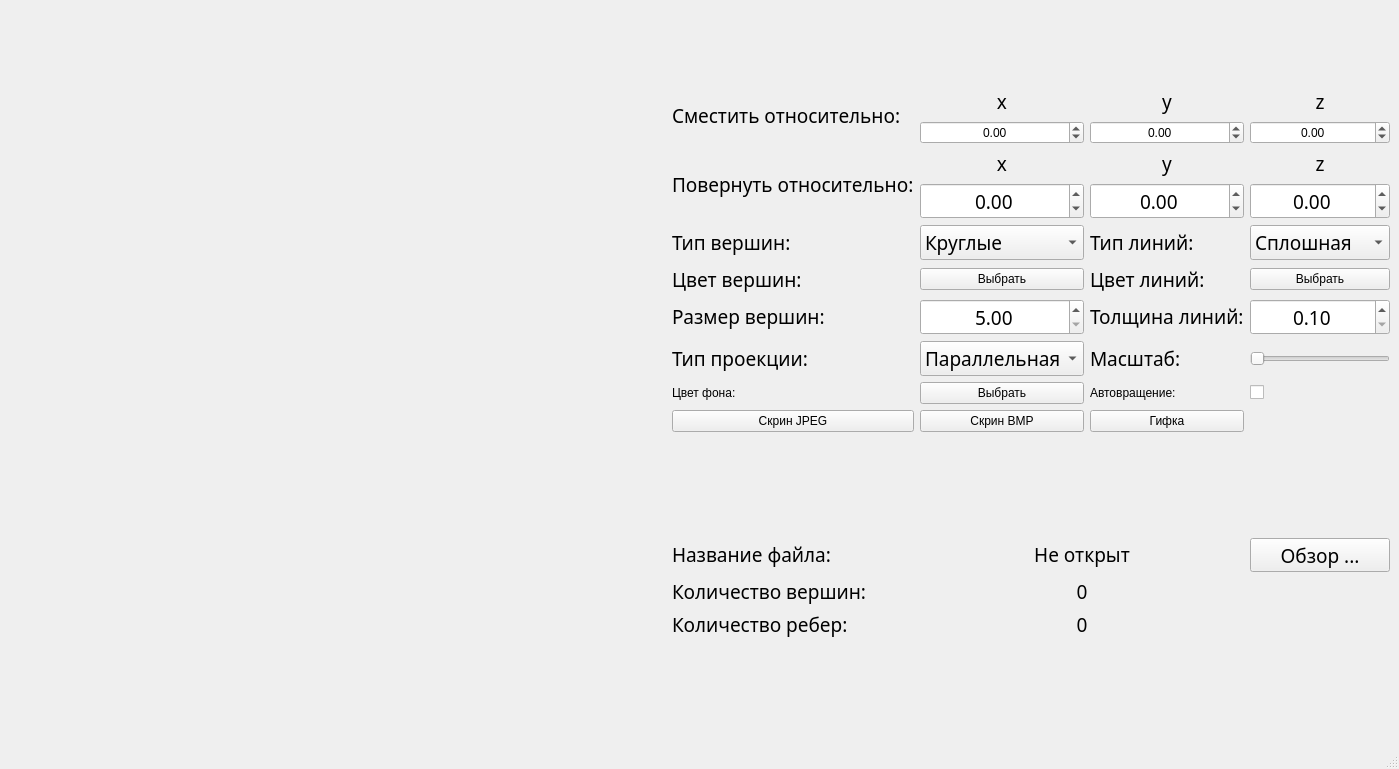
<?xml version="1.0" encoding="UTF-8"?>
<ui version="4.0">
 <class>MainWindow</class>
 <widget class="QMainWindow" name="MainWindow">
  <property name="geometry">
   <rect>
    <x>0</x>
    <y>0</y>
    <width>1399</width>
    <height>769</height>
   </rect>
  </property>
  <property name="minimumSize">
   <size>
    <width>1300</width>
    <height>700</height>
   </size>
  </property>
  <property name="windowTitle">
   <string>MainWindow</string>
  </property>
  <widget class="QWidget" name="centralwidget">
   <layout class="QHBoxLayout" name="horizontalLayout">
    <item>
     <widget class="OPGWidget" name="widget" native="true">
      <property name="sizePolicy">
       <sizepolicy hsizetype="MinimumExpanding" vsizetype="Preferred">
        <horstretch>0</horstretch>
        <verstretch>0</verstretch>
       </sizepolicy>
      </property>
      <property name="minimumSize">
       <size>
        <width>600</width>
        <height>600</height>
       </size>
      </property>
     </widget>
    </item>
    <item>
     <spacer name="horizontalSpacer">
      <property name="orientation">
       <enum>Qt::Horizontal</enum>
      </property>
      <property name="sizeType">
       <enum>QSizePolicy::Fixed</enum>
      </property>
      <property name="sizeHint" stdset="0">
       <size>
        <width>5</width>
        <height>23</height>
       </size>
      </property>
     </spacer>
    </item>
    <item>
     <layout class="QGridLayout" name="gridLayout_6" columnstretch="0,0,0,0">
      <property name="leftMargin">
       <number>0</number>
      </property>
      <property name="rightMargin">
       <number>0</number>
      </property>
      <item row="8" column="1">
       <widget class="QComboBox" name="boxProjection">
        <property name="sizePolicy">
         <sizepolicy hsizetype="Minimum" vsizetype="Fixed">
          <horstretch>0</horstretch>
          <verstretch>0</verstretch>
         </sizepolicy>
        </property>
        <property name="font">
         <font>
          <family>PT Sans</family>
          <pointsize>14</pointsize>
         </font>
        </property>
        <property name="currentIndex">
         <number>0</number>
        </property>
        <property name="maxVisibleItems">
         <number>3</number>
        </property>
        <property name="maxCount">
         <number>3</number>
        </property>
        <item>
         <property name="text">
          <string>Параллельная</string>
         </property>
        </item>
        <item>
         <property name="text">
          <string>Центральная</string>
         </property>
        </item>
       </widget>
      </item>
      <item row="6" column="2">
       <widget class="QLabel" name="label_24">
        <property name="sizePolicy">
         <sizepolicy hsizetype="Minimum" vsizetype="Fixed">
          <horstretch>0</horstretch>
          <verstretch>0</verstretch>
         </sizepolicy>
        </property>
        <property name="font">
         <font>
          <family>PT Sans</family>
          <pointsize>14</pointsize>
         </font>
        </property>
        <property name="text">
         <string>Цвет линий:</string>
        </property>
       </widget>
      </item>
      <item row="14" column="0">
       <widget class="QLabel" name="label_15">
        <property name="sizePolicy">
         <sizepolicy hsizetype="Minimum" vsizetype="Fixed">
          <horstretch>0</horstretch>
          <verstretch>0</verstretch>
         </sizepolicy>
        </property>
        <property name="font">
         <font>
          <family>PT Sans</family>
          <pointsize>14</pointsize>
         </font>
        </property>
        <property name="text">
         <string>Количество ребер:</string>
        </property>
        <property name="alignment">
         <set>Qt::AlignLeading|Qt::AlignLeft|Qt::AlignVCenter</set>
        </property>
       </widget>
      </item>
      <item row="6" column="0">
       <widget class="QLabel" name="label_21">
        <property name="sizePolicy">
         <sizepolicy hsizetype="Minimum" vsizetype="Fixed">
          <horstretch>0</horstretch>
          <verstretch>0</verstretch>
         </sizepolicy>
        </property>
        <property name="font">
         <font>
          <family>PT Sans</family>
          <pointsize>14</pointsize>
         </font>
        </property>
        <property name="text">
         <string>Цвет вершин:</string>
        </property>
       </widget>
      </item>
      <item row="10" column="0">
       <widget class="QPushButton" name="saveJPEG">
        <property name="text">
         <string>Скрин JPEG</string>
        </property>
       </widget>
      </item>
      <item row="9" column="0">
       <widget class="QLabel" name="label_11">
        <property name="sizePolicy">
         <sizepolicy hsizetype="Minimum" vsizetype="Fixed">
          <horstretch>0</horstretch>
          <verstretch>0</verstretch>
         </sizepolicy>
        </property>
        <property name="text">
         <string>Цвет фона:</string>
        </property>
       </widget>
      </item>
      <item row="9" column="2">
       <widget class="QLabel" name="label_13">
        <property name="sizePolicy">
         <sizepolicy hsizetype="Minimum" vsizetype="Fixed">
          <horstretch>0</horstretch>
          <verstretch>0</verstretch>
         </sizepolicy>
        </property>
        <property name="text">
         <string>Автовращение:</string>
        </property>
       </widget>
      </item>
      <item row="6" column="1">
       <widget class="QPushButton" name="vertexColor">
        <property name="text">
         <string>Выбрать</string>
        </property>
       </widget>
      </item>
      <item row="4" column="2">
       <widget class="QDoubleSpinBox" name="spinRotY">
        <property name="sizePolicy">
         <sizepolicy hsizetype="Minimum" vsizetype="Fixed">
          <horstretch>0</horstretch>
          <verstretch>0</verstretch>
         </sizepolicy>
        </property>
        <property name="font">
         <font>
          <family>PT Sans</family>
          <pointsize>14</pointsize>
         </font>
        </property>
        <property name="alignment">
         <set>Qt::AlignCenter</set>
        </property>
        <property name="minimum">
         <double>-1000.000000000000000</double>
        </property>
        <property name="maximum">
         <double>1000.000000000000000</double>
        </property>
        <property name="singleStep">
         <double>10.000000000000000</double>
        </property>
       </widget>
      </item>
      <item row="0" column="1">
       <spacer name="verticalSpacer">
        <property name="orientation">
         <enum>Qt::Vertical</enum>
        </property>
        <property name="sizeType">
         <enum>QSizePolicy::Maximum</enum>
        </property>
        <property name="sizeHint" stdset="0">
         <size>
          <width>10</width>
          <height>100</height>
         </size>
        </property>
       </spacer>
      </item>
      <item row="2" column="3">
       <widget class="QDoubleSpinBox" name="spinMoveZ">
        <property name="alignment">
         <set>Qt::AlignCenter</set>
        </property>
        <property name="minimum">
         <double>-100.000000000000000</double>
        </property>
        <property name="maximum">
         <double>100.000000000000000</double>
        </property>
        <property name="singleStep">
         <double>0.100000000000000</double>
        </property>
       </widget>
      </item>
      <item row="5" column="2">
       <widget class="QLabel" name="label_20">
        <property name="sizePolicy">
         <sizepolicy hsizetype="Minimum" vsizetype="Fixed">
          <horstretch>0</horstretch>
          <verstretch>0</verstretch>
         </sizepolicy>
        </property>
        <property name="font">
         <font>
          <family>PT Sans</family>
          <pointsize>14</pointsize>
         </font>
        </property>
        <property name="text">
         <string>Тип линий:</string>
        </property>
       </widget>
      </item>
      <item row="15" column="2">
       <spacer name="verticalSpacer_2">
        <property name="orientation">
         <enum>Qt::Vertical</enum>
        </property>
        <property name="sizeType">
         <enum>QSizePolicy::Fixed</enum>
        </property>
        <property name="sizeHint" stdset="0">
         <size>
          <width>20</width>
          <height>100</height>
         </size>
        </property>
       </spacer>
      </item>
      <item row="8" column="3">
       <widget class="QSlider" name="sliderZoom">
        <property name="sizePolicy">
         <sizepolicy hsizetype="Minimum" vsizetype="Fixed">
          <horstretch>0</horstretch>
          <verstretch>0</verstretch>
         </sizepolicy>
        </property>
        <property name="minimum">
         <number>3</number>
        </property>
        <property name="maximum">
         <number>40</number>
        </property>
        <property name="pageStep">
         <number>1000</number>
        </property>
        <property name="orientation">
         <enum>Qt::Horizontal</enum>
        </property>
       </widget>
      </item>
      <item row="9" column="1">
       <widget class="QPushButton" name="bgColor">
        <property name="text">
         <string>Выбрать</string>
        </property>
       </widget>
      </item>
      <item row="3" column="0" rowspan="2">
       <widget class="QLabel" name="label_6">
        <property name="sizePolicy">
         <sizepolicy hsizetype="Minimum" vsizetype="Fixed">
          <horstretch>0</horstretch>
          <verstretch>0</verstretch>
         </sizepolicy>
        </property>
        <property name="font">
         <font>
          <family>PT Sans</family>
          <pointsize>14</pointsize>
         </font>
        </property>
        <property name="text">
         <string>Повернуть относительно:</string>
        </property>
        <property name="alignment">
         <set>Qt::AlignLeading|Qt::AlignLeft|Qt::AlignVCenter</set>
        </property>
       </widget>
      </item>
      <item row="4" column="1">
       <widget class="QDoubleSpinBox" name="spinRotX">
        <property name="sizePolicy">
         <sizepolicy hsizetype="Minimum" vsizetype="Fixed">
          <horstretch>0</horstretch>
          <verstretch>0</verstretch>
         </sizepolicy>
        </property>
        <property name="font">
         <font>
          <family>PT Sans</family>
          <pointsize>14</pointsize>
         </font>
        </property>
        <property name="alignment">
         <set>Qt::AlignCenter</set>
        </property>
        <property name="minimum">
         <double>-1000.000000000000000</double>
        </property>
        <property name="maximum">
         <double>1000.000000000000000</double>
        </property>
        <property name="singleStep">
         <double>10.000000000000000</double>
        </property>
       </widget>
      </item>
      <item row="5" column="3">
       <widget class="QComboBox" name="boxFacets">
        <property name="sizePolicy">
         <sizepolicy hsizetype="Minimum" vsizetype="Fixed">
          <horstretch>0</horstretch>
          <verstretch>0</verstretch>
         </sizepolicy>
        </property>
        <property name="font">
         <font>
          <family>PT Sans</family>
          <pointsize>14</pointsize>
         </font>
        </property>
        <property name="currentIndex">
         <number>0</number>
        </property>
        <property name="maxVisibleItems">
         <number>3</number>
        </property>
        <property name="maxCount">
         <number>3</number>
        </property>
        <item>
         <property name="text">
          <string>Сплошная</string>
         </property>
        </item>
        <item>
         <property name="text">
          <string>Пунктирная</string>
         </property>
        </item>
       </widget>
      </item>
      <item row="5" column="0">
       <widget class="QLabel" name="label_23">
        <property name="sizePolicy">
         <sizepolicy hsizetype="Minimum" vsizetype="Fixed">
          <horstretch>0</horstretch>
          <verstretch>0</verstretch>
         </sizepolicy>
        </property>
        <property name="font">
         <font>
          <family>PT Sans</family>
          <pointsize>14</pointsize>
         </font>
        </property>
        <property name="text">
         <string>Тип вершин:</string>
        </property>
       </widget>
      </item>
      <item row="5" column="1">
       <widget class="QComboBox" name="boxVertex">
        <property name="sizePolicy">
         <sizepolicy hsizetype="Minimum" vsizetype="Fixed">
          <horstretch>0</horstretch>
          <verstretch>0</verstretch>
         </sizepolicy>
        </property>
        <property name="font">
         <font>
          <family>PT Sans</family>
          <pointsize>14</pointsize>
         </font>
        </property>
        <property name="currentIndex">
         <number>2</number>
        </property>
        <property name="maxVisibleItems">
         <number>3</number>
        </property>
        <property name="maxCount">
         <number>3</number>
        </property>
        <item>
         <property name="text">
          <string>Без точек</string>
         </property>
        </item>
        <item>
         <property name="text">
          <string>Квадратные</string>
         </property>
        </item>
        <item>
         <property name="text">
          <string>Круглые</string>
         </property>
        </item>
       </widget>
      </item>
      <item row="3" column="2">
       <widget class="QLabel" name="label_8">
        <property name="sizePolicy">
         <sizepolicy hsizetype="Minimum" vsizetype="Fixed">
          <horstretch>0</horstretch>
          <verstretch>0</verstretch>
         </sizepolicy>
        </property>
        <property name="font">
         <font>
          <family>PT Sans</family>
          <pointsize>14</pointsize>
         </font>
        </property>
        <property name="text">
         <string>y</string>
        </property>
        <property name="alignment">
         <set>Qt::AlignCenter</set>
        </property>
       </widget>
      </item>
      <item row="1" column="3">
       <widget class="QLabel" name="label_5">
        <property name="sizePolicy">
         <sizepolicy hsizetype="Minimum" vsizetype="Fixed">
          <horstretch>0</horstretch>
          <verstretch>0</verstretch>
         </sizepolicy>
        </property>
        <property name="font">
         <font>
          <family>PT Sans</family>
          <pointsize>14</pointsize>
         </font>
        </property>
        <property name="layoutDirection">
         <enum>Qt::RightToLeft</enum>
        </property>
        <property name="text">
         <string>z</string>
        </property>
        <property name="alignment">
         <set>Qt::AlignCenter</set>
        </property>
       </widget>
      </item>
      <item row="7" column="1">
       <widget class="QDoubleSpinBox" name="spinDotSize">
        <property name="font">
         <font>
          <family>PT Sans</family>
          <pointsize>14</pointsize>
         </font>
        </property>
        <property name="alignment">
         <set>Qt::AlignCenter</set>
        </property>
        <property name="minimum">
         <double>5.000000000000000</double>
        </property>
        <property name="singleStep">
         <double>0.500000000000000</double>
        </property>
       </widget>
      </item>
      <item row="10" column="1">
       <widget class="QPushButton" name="saveBMP">
        <property name="text">
         <string>Скрин BMP</string>
        </property>
       </widget>
      </item>
      <item row="7" column="0">
       <widget class="QLabel" name="label_25">
        <property name="sizePolicy">
         <sizepolicy hsizetype="Minimum" vsizetype="Fixed">
          <horstretch>0</horstretch>
          <verstretch>0</verstretch>
         </sizepolicy>
        </property>
        <property name="font">
         <font>
          <family>PT Sans</family>
          <pointsize>14</pointsize>
         </font>
        </property>
        <property name="text">
         <string>Размер вершин:</string>
        </property>
       </widget>
      </item>
      <item row="4" column="3">
       <widget class="QDoubleSpinBox" name="spinRotZ">
        <property name="sizePolicy">
         <sizepolicy hsizetype="Minimum" vsizetype="Fixed">
          <horstretch>0</horstretch>
          <verstretch>0</verstretch>
         </sizepolicy>
        </property>
        <property name="font">
         <font>
          <family>PT Sans</family>
          <pointsize>14</pointsize>
         </font>
        </property>
        <property name="alignment">
         <set>Qt::AlignCenter</set>
        </property>
        <property name="minimum">
         <double>-1000.000000000000000</double>
        </property>
        <property name="maximum">
         <double>1000.000000000000000</double>
        </property>
        <property name="singleStep">
         <double>10.000000000000000</double>
        </property>
       </widget>
      </item>
      <item row="8" column="2">
       <widget class="QLabel" name="label_10">
        <property name="sizePolicy">
         <sizepolicy hsizetype="Minimum" vsizetype="Fixed">
          <horstretch>0</horstretch>
          <verstretch>0</verstretch>
         </sizepolicy>
        </property>
        <property name="font">
         <font>
          <family>PT Sans</family>
          <pointsize>14</pointsize>
         </font>
        </property>
        <property name="text">
         <string>Масштаб:</string>
        </property>
        <property name="alignment">
         <set>Qt::AlignLeading|Qt::AlignLeft|Qt::AlignVCenter</set>
        </property>
       </widget>
      </item>
      <item row="12" column="0">
       <widget class="QLabel" name="label_12">
        <property name="sizePolicy">
         <sizepolicy hsizetype="Minimum" vsizetype="Fixed">
          <horstretch>0</horstretch>
          <verstretch>0</verstretch>
         </sizepolicy>
        </property>
        <property name="font">
         <font>
          <family>PT Sans</family>
          <pointsize>14</pointsize>
         </font>
        </property>
        <property name="text">
         <string>Название файла:</string>
        </property>
        <property name="alignment">
         <set>Qt::AlignLeading|Qt::AlignLeft|Qt::AlignTop</set>
        </property>
       </widget>
      </item>
      <item row="3" column="3">
       <widget class="QLabel" name="label_9">
        <property name="sizePolicy">
         <sizepolicy hsizetype="Minimum" vsizetype="Fixed">
          <horstretch>0</horstretch>
          <verstretch>0</verstretch>
         </sizepolicy>
        </property>
        <property name="font">
         <font>
          <family>PT Sans</family>
          <pointsize>14</pointsize>
         </font>
        </property>
        <property name="text">
         <string>z</string>
        </property>
        <property name="alignment">
         <set>Qt::AlignCenter</set>
        </property>
       </widget>
      </item>
      <item row="1" column="1">
       <widget class="QLabel" name="label_3">
        <property name="sizePolicy">
         <sizepolicy hsizetype="Minimum" vsizetype="Fixed">
          <horstretch>0</horstretch>
          <verstretch>0</verstretch>
         </sizepolicy>
        </property>
        <property name="font">
         <font>
          <family>PT Sans</family>
          <pointsize>14</pointsize>
         </font>
        </property>
        <property name="layoutDirection">
         <enum>Qt::RightToLeft</enum>
        </property>
        <property name="text">
         <string>x</string>
        </property>
        <property name="alignment">
         <set>Qt::AlignCenter</set>
        </property>
       </widget>
      </item>
      <item row="9" column="3">
       <widget class="QCheckBox" name="autorotate">
        <property name="sizePolicy">
         <sizepolicy hsizetype="Minimum" vsizetype="Fixed">
          <horstretch>0</horstretch>
          <verstretch>0</verstretch>
         </sizepolicy>
        </property>
        <property name="layoutDirection">
         <enum>Qt::LeftToRight</enum>
        </property>
        <property name="text">
         <string/>
        </property>
       </widget>
      </item>
      <item row="3" column="1">
       <widget class="QLabel" name="label_7">
        <property name="sizePolicy">
         <sizepolicy hsizetype="Minimum" vsizetype="Fixed">
          <horstretch>0</horstretch>
          <verstretch>0</verstretch>
         </sizepolicy>
        </property>
        <property name="font">
         <font>
          <family>PT Sans</family>
          <pointsize>14</pointsize>
         </font>
        </property>
        <property name="text">
         <string>x</string>
        </property>
        <property name="alignment">
         <set>Qt::AlignCenter</set>
        </property>
       </widget>
      </item>
      <item row="11" column="2">
       <spacer name="verticalSpacer_3">
        <property name="orientation">
         <enum>Qt::Vertical</enum>
        </property>
        <property name="sizeType">
         <enum>QSizePolicy::Fixed</enum>
        </property>
        <property name="sizeHint" stdset="0">
         <size>
          <width>16</width>
          <height>100</height>
         </size>
        </property>
       </spacer>
      </item>
      <item row="7" column="3">
       <widget class="QDoubleSpinBox" name="spinLineSize">
        <property name="font">
         <font>
          <family>PT Sans</family>
          <pointsize>14</pointsize>
         </font>
        </property>
        <property name="alignment">
         <set>Qt::AlignCenter</set>
        </property>
        <property name="minimum">
         <double>0.100000000000000</double>
        </property>
        <property name="singleStep">
         <double>0.500000000000000</double>
        </property>
       </widget>
      </item>
      <item row="8" column="0">
       <widget class="QLabel" name="label_19">
        <property name="sizePolicy">
         <sizepolicy hsizetype="Minimum" vsizetype="Fixed">
          <horstretch>0</horstretch>
          <verstretch>0</verstretch>
         </sizepolicy>
        </property>
        <property name="font">
         <font>
          <family>PT Sans</family>
          <pointsize>14</pointsize>
         </font>
        </property>
        <property name="text">
         <string>Тип проекции:</string>
        </property>
       </widget>
      </item>
      <item row="7" column="2">
       <widget class="QLabel" name="label_22">
        <property name="sizePolicy">
         <sizepolicy hsizetype="Minimum" vsizetype="Fixed">
          <horstretch>0</horstretch>
          <verstretch>0</verstretch>
         </sizepolicy>
        </property>
        <property name="font">
         <font>
          <family>PT Sans</family>
          <pointsize>14</pointsize>
         </font>
        </property>
        <property name="text">
         <string>Толщина линий:</string>
        </property>
       </widget>
      </item>
      <item row="1" column="0" rowspan="2">
       <widget class="QLabel" name="label">
        <property name="sizePolicy">
         <sizepolicy hsizetype="Minimum" vsizetype="Fixed">
          <horstretch>0</horstretch>
          <verstretch>0</verstretch>
         </sizepolicy>
        </property>
        <property name="font">
         <font>
          <family>PT Sans</family>
          <pointsize>14</pointsize>
         </font>
        </property>
        <property name="text">
         <string>Сместить относительно:</string>
        </property>
        <property name="alignment">
         <set>Qt::AlignLeading|Qt::AlignLeft|Qt::AlignVCenter</set>
        </property>
       </widget>
      </item>
      <item row="6" column="3">
       <widget class="QPushButton" name="facetColor">
        <property name="text">
         <string>Выбрать</string>
        </property>
       </widget>
      </item>
      <item row="13" column="0">
       <widget class="QLabel" name="label_14">
        <property name="sizePolicy">
         <sizepolicy hsizetype="Minimum" vsizetype="Fixed">
          <horstretch>0</horstretch>
          <verstretch>0</verstretch>
         </sizepolicy>
        </property>
        <property name="font">
         <font>
          <family>PT Sans</family>
          <pointsize>14</pointsize>
         </font>
        </property>
        <property name="text">
         <string>Количество вершин:</string>
        </property>
        <property name="alignment">
         <set>Qt::AlignLeading|Qt::AlignLeft|Qt::AlignVCenter</set>
        </property>
       </widget>
      </item>
      <item row="1" column="2">
       <widget class="QLabel" name="label_4">
        <property name="sizePolicy">
         <sizepolicy hsizetype="Minimum" vsizetype="Fixed">
          <horstretch>0</horstretch>
          <verstretch>0</verstretch>
         </sizepolicy>
        </property>
        <property name="font">
         <font>
          <family>PT Sans</family>
          <pointsize>14</pointsize>
         </font>
        </property>
        <property name="layoutDirection">
         <enum>Qt::RightToLeft</enum>
        </property>
        <property name="text">
         <string>y</string>
        </property>
        <property name="alignment">
         <set>Qt::AlignCenter</set>
        </property>
       </widget>
      </item>
      <item row="10" column="2">
       <widget class="QPushButton" name="saveGIF">
        <property name="text">
         <string>Гифка</string>
        </property>
       </widget>
      </item>
      <item row="2" column="1">
       <widget class="QDoubleSpinBox" name="spinMoveX">
        <property name="alignment">
         <set>Qt::AlignCenter</set>
        </property>
        <property name="decimals">
         <number>2</number>
        </property>
        <property name="minimum">
         <double>-100.000000000000000</double>
        </property>
        <property name="maximum">
         <double>100.000000000000000</double>
        </property>
        <property name="singleStep">
         <double>0.100000000000000</double>
        </property>
       </widget>
      </item>
      <item row="2" column="2">
       <widget class="QDoubleSpinBox" name="spinMoveY">
        <property name="alignment">
         <set>Qt::AlignCenter</set>
        </property>
        <property name="minimum">
         <double>-100.000000000000000</double>
        </property>
        <property name="maximum">
         <double>100.000000000000000</double>
        </property>
        <property name="singleStep">
         <double>0.100000000000000</double>
        </property>
       </widget>
      </item>
      <item row="12" column="3">
       <widget class="QToolButton" name="fileDialog">
        <property name="sizePolicy">
         <sizepolicy hsizetype="Minimum" vsizetype="Preferred">
          <horstretch>0</horstretch>
          <verstretch>0</verstretch>
         </sizepolicy>
        </property>
        <property name="font">
         <font>
          <family>PT Sans</family>
          <pointsize>14</pointsize>
         </font>
        </property>
        <property name="layoutDirection">
         <enum>Qt::RightToLeft</enum>
        </property>
        <property name="text">
         <string>Обзор ...</string>
        </property>
       </widget>
      </item>
      <item row="12" column="1" colspan="2">
       <widget class="QLabel" name="fileName">
        <property name="sizePolicy">
         <sizepolicy hsizetype="Minimum" vsizetype="Fixed">
          <horstretch>0</horstretch>
          <verstretch>0</verstretch>
         </sizepolicy>
        </property>
        <property name="font">
         <font>
          <family>PT Sans</family>
          <pointsize>14</pointsize>
         </font>
        </property>
        <property name="text">
         <string>Не открыт</string>
        </property>
        <property name="alignment">
         <set>Qt::AlignCenter</set>
        </property>
       </widget>
      </item>
      <item row="13" column="1" colspan="2">
       <widget class="QLabel" name="countVertex">
        <property name="sizePolicy">
         <sizepolicy hsizetype="Minimum" vsizetype="Fixed">
          <horstretch>0</horstretch>
          <verstretch>0</verstretch>
         </sizepolicy>
        </property>
        <property name="font">
         <font>
          <family>PT Sans</family>
          <pointsize>14</pointsize>
         </font>
        </property>
        <property name="text">
         <string>0</string>
        </property>
        <property name="alignment">
         <set>Qt::AlignCenter</set>
        </property>
       </widget>
      </item>
      <item row="14" column="1" colspan="2">
       <widget class="QLabel" name="countFacets">
        <property name="sizePolicy">
         <sizepolicy hsizetype="Minimum" vsizetype="Fixed">
          <horstretch>0</horstretch>
          <verstretch>0</verstretch>
         </sizepolicy>
        </property>
        <property name="font">
         <font>
          <family>PT Sans</family>
          <pointsize>14</pointsize>
         </font>
        </property>
        <property name="text">
         <string>0</string>
        </property>
        <property name="alignment">
         <set>Qt::AlignCenter</set>
        </property>
       </widget>
      </item>
      <item row="10" column="3">
       <widget class="QLabel" name="labelTimer">
        <property name="text">
         <string/>
        </property>
        <property name="alignment">
         <set>Qt::AlignCenter</set>
        </property>
       </widget>
      </item>
     </layout>
    </item>
   </layout>
  </widget>
  <widget class="QStatusBar" name="statusBar">
   <property name="font">
    <font>
     <family>PT Sans</family>
    </font>
   </property>
   <property name="cursor">
    <cursorShape>PointingHandCursor</cursorShape>
   </property>
   <property name="statusTip">
    <string/>
   </property>
   <property name="whatsThis">
    <string/>
   </property>
  </widget>
 </widget>
 <customwidgets>
  <customwidget>
   <class>OPGWidget</class>
   <extends>QWidget</extends>
   <header>opgwidget.h</header>
   <container>1</container>
  </customwidget>
 </customwidgets>
 <resources/>
 <connections/>
</ui>
